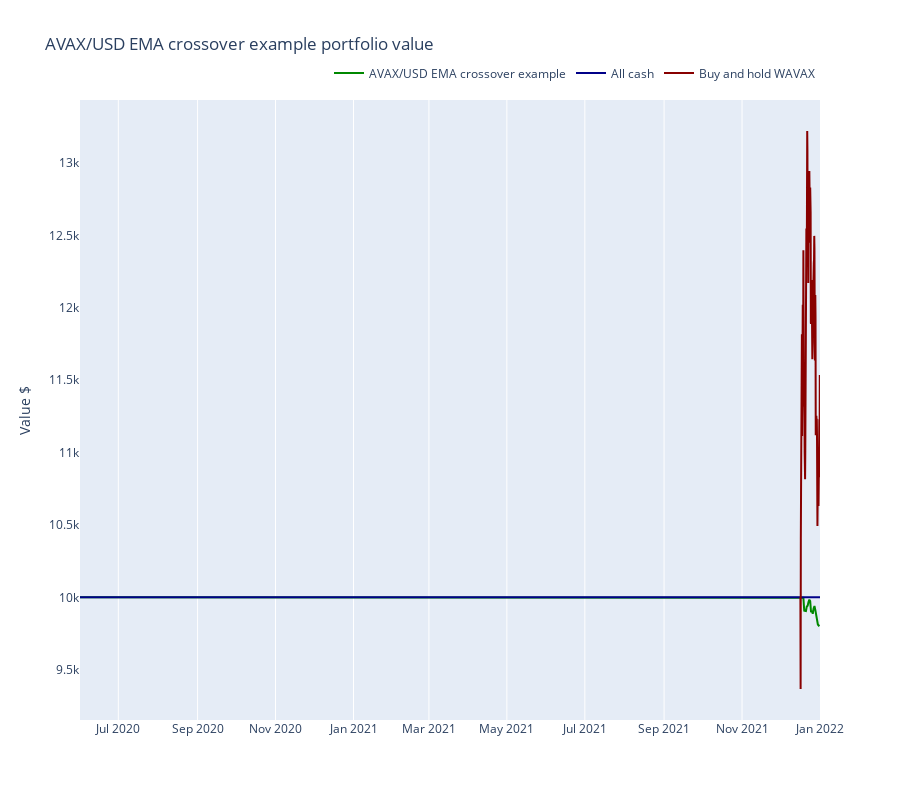

The notebook cell this image was saved under:
### Code cell
from tradeexecutor.visual.benchmark import visualise_benchmark

traded_pair = universe.universe.pairs.get_single()

fig = visualise_benchmark(
    state.name,
    portfolio_statistics=state.stats.portfolio,
    all_cash=state.portfolio.get_initial_deposit(),
    buy_and_hold_asset_name=traded_pair.base_token_symbol,
    buy_and_hold_price_series=universe.universe.candles.get_single_pair_data()["close"],
    start_at=start_at,
    end_at=end_at,
    height=800
)

fig.show()
